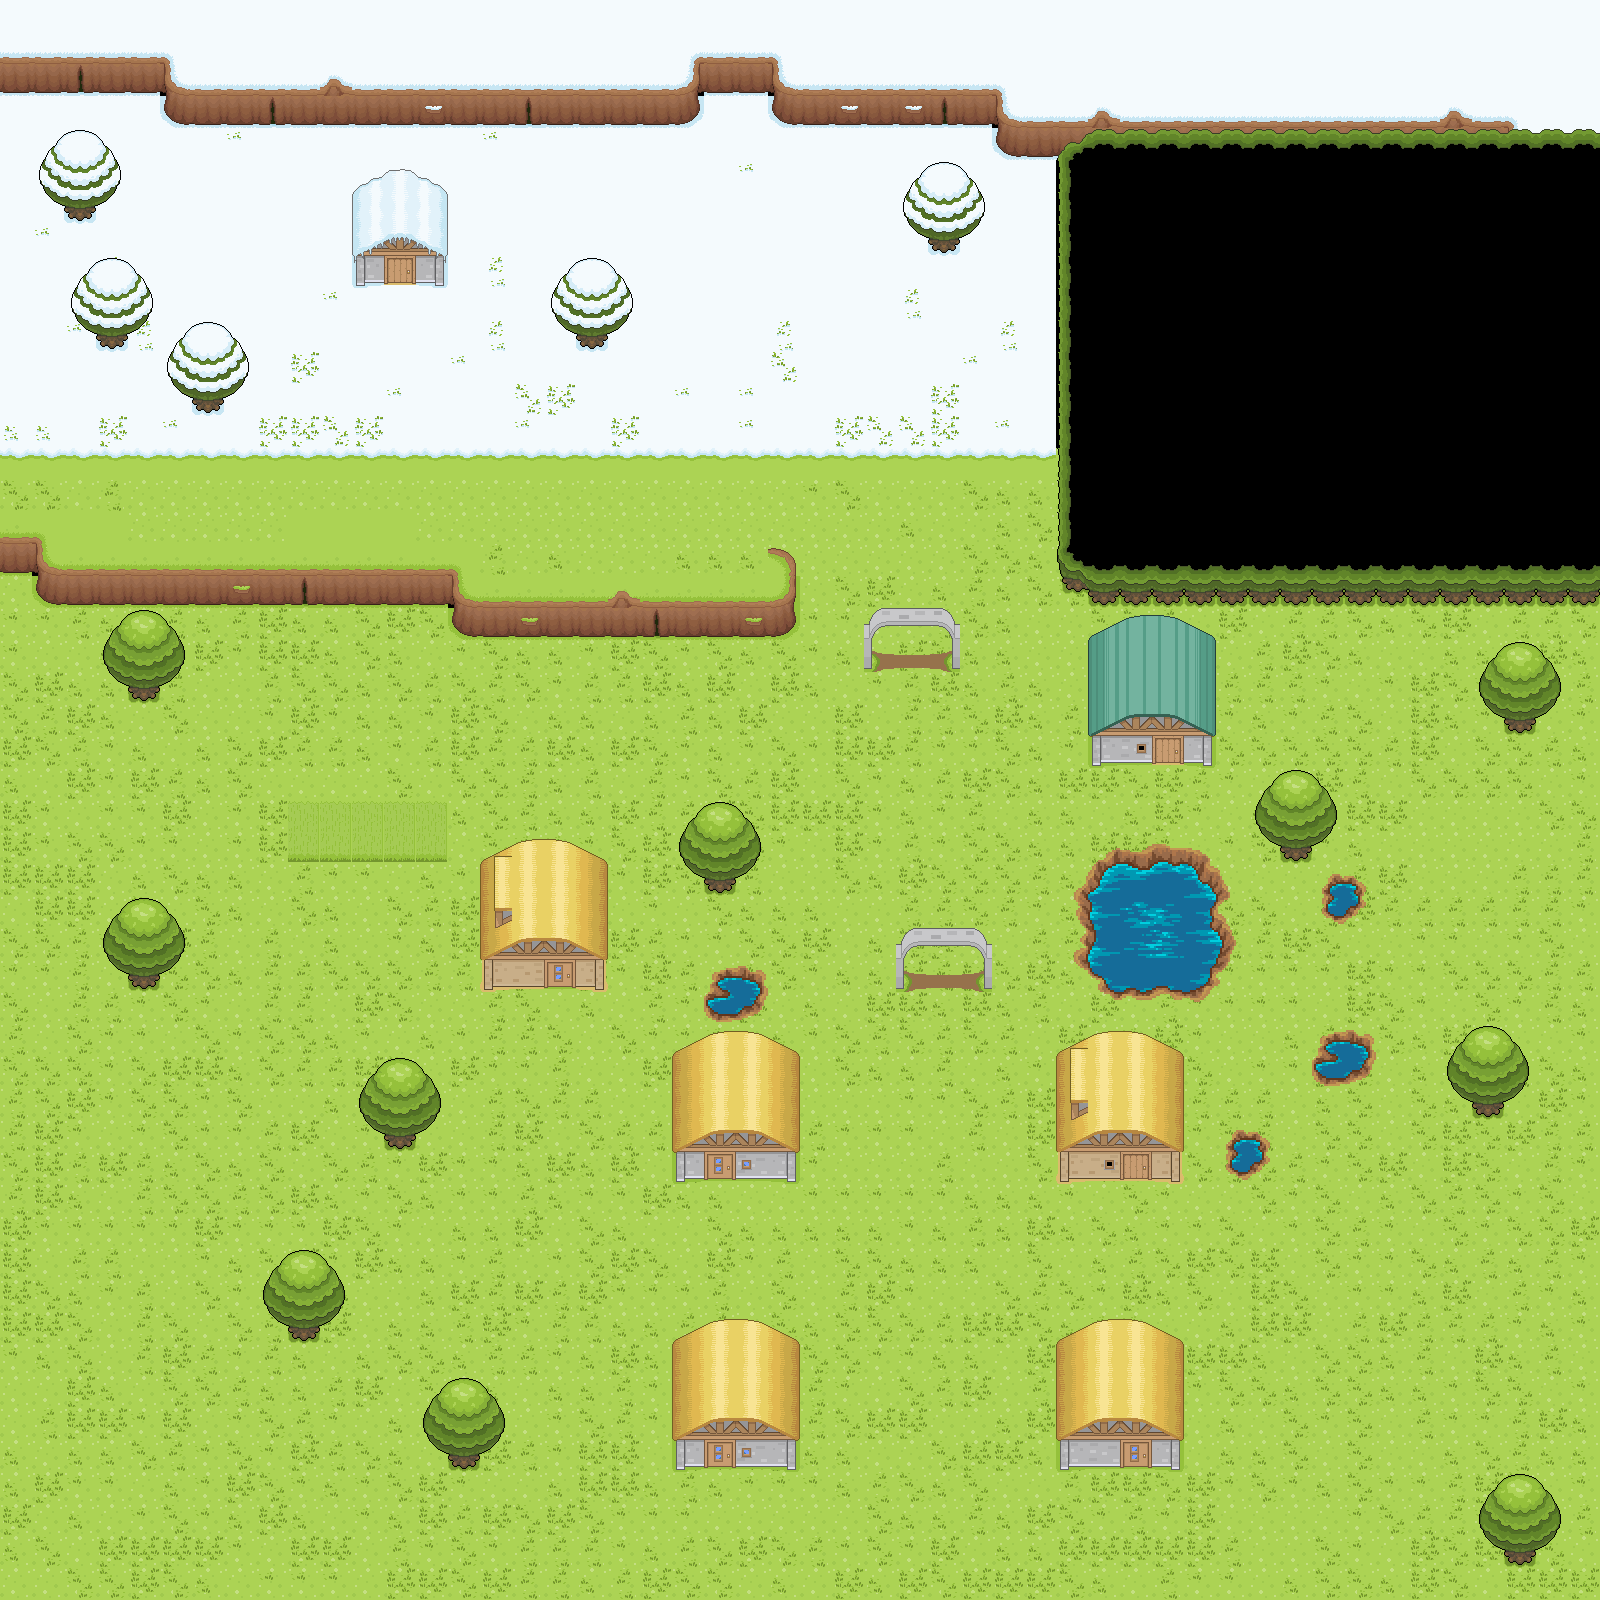

Tiled map render using the project's own tile images. Description and the map definition, with tile-layer contents summarised, below:
An orthogonal 50x50 tile map with 32x32 px tiles, 4 tile layers (under0, under1, under2, over0), 4 tilesets and 62 objects (9x enemy, 7x item, 3x Bandit patroling, 2x player).

<map version="1.0" orientation="orthogonal" renderorder="right-down" width="50" height="50" tilewidth="32" tileheight="32" nextobjectid="263">
 <tileset firstgid="1" name="Revolution_Grasslands" tilewidth="32" tileheight="32" tilecount="190" columns="10">
  <image source="revolution_grasslands.png" trans="a349a4" width="320" height="608" />
  <tile id="5">
   <properties>
    <property name="ranomd" value="tile" />
   </properties>
  </tile>
 </tileset>
 <tileset firstgid="191" name="revolution_snow" tilewidth="32" tileheight="32" tilecount="154" columns="11">
  <image source="revolution_snow.png" trans="a349a4" width="352" height="448" />
 </tileset>
 <tileset firstgid="345" name="revolution_town" tilewidth="32" tileheight="32" tilecount="275" columns="11">
  <image source="revolution_town.png" trans="a349a4" width="352" height="831" />
 </tileset>
 <tileset firstgid="620" source="water.tsx" />
 <layer name="under0" width="50" height="50">
  <data>[2500 cells, 2498 non-empty, 39 distinct tile ids]</data>
 </layer>
 <layer name="under1" width="50" height="50">
  <data>[2500 cells, 164 non-empty, 68 distinct tile ids]</data>
 </layer>
 <layer name="under2" width="50" height="50">
  <data>[2500 cells, 10 non-empty, 4 distinct tile ids]</data>
 </layer>
 <layer name="over0" width="50" height="50">
  <data>[2500 cells, 246 non-empty, 75 distinct tile ids]</data>
 </layer>
 <objectgroup name="walls" visible="0">
  <object id="1" x="1056" y="128" width="544" height="480" />
  <object id="2" x="32" y="576" width="416" height="32" />
  <object id="3" x="448" y="608" width="352" height="32" />
  <object id="4" x="768" y="544" />
  <object id="5" x="768" y="544" width="32" height="64" />
  <object id="6" x="0" y="544" width="32" height="32" />
  <object id="7" x="0" y="64" width="992" height="32" />
  <object id="8" x="160" y="96" width="544" height="32" />
  <object id="9" x="768" y="96" width="224" height="32" />
  <object id="10" x="992" y="96" width="64" height="64" />
  <object id="11" x="672" y="1088" width="128" height="96" />
  <object id="12" x="1056" y="1088" width="128" height="96" />
  <object id="13" x="1088" y="672" width="128" height="96" />
  <object id="14" x="672" y="1376" width="128" height="96" />
  <object id="15" x="1056" y="1376" width="128" height="96" />
  <object id="16" x="480" y="896" width="128" height="96" />
  <object id="17" x="128" y="672" width="32" height="32" />
  <object id="18" x="128" y="960" width="32" height="32" />
  <object id="19" x="384" y="1120" width="32" height="32" />
  <object id="20" x="288" y="1312" width="32" height="32" />
  <object id="21" x="448" y="1440" width="32" height="32" />
  <object id="22" x="704" y="864" width="32" height="32" />
  <object id="23" x="1280" y="832" width="32" height="32" />
  <object id="24" x="1472" y="1088" width="32" height="32" />
  <object id="25" x="1504" y="1536" width="32" height="32" />
  <object id="26" x="1504" y="704" width="32" height="32" />
  <object id="29" x="864" y="640">
   <polyline points="0,0 0,32" />
  </object>
  <object id="30" x="960" y="640">
   <polyline points="0,0 0,32" />
  </object>
  <object id="31" x="64" y="192" width="32" height="32" />
  <object id="32" x="96" y="320" width="32" height="32" />
  <object id="33" x="192" y="384" width="32" height="32" />
  <object id="34" x="352" y="224" width="96" height="64" />
  <object id="35" x="576" y="320" width="32" height="32" />
  <object id="36" x="928" y="224" width="32" height="32" />
  <object id="37" x="1088" y="864" width="128" height="128" />
  <object id="38" x="704" y="960" width="64" height="64" />
  <object id="39" x="1216" y="1120" width="64" height="64" />
  <object id="40" x="1312" y="1024" width="64" height="64" />
  <object id="41" x="1312" y="864" width="64" height="64" />
  <object id="145" x="980.909" y="959.818" width="15.2727" height="29.0909" />
  <object id="146" x="891.818" y="960.182" width="15.6364" height="29.0909" />
 </objectgroup>
 <objectgroup name="characters">
  <object id="165" name="Hero 1" type="player" x="912" y="1072">
   <properties>
    <property name="class_archer" type="bool" value="false" />
    <property name="class_bandit" type="bool" value="false" />
    <property name="class_ninja" type="bool" value="true" />
    <property name="is_player" type="bool" value="true" />
    <property name="weapon_axe" type="bool" value="false" />
    <property name="weapon_bow" type="bool" value="false" />
    <property name="weapon_knife" type="bool" value="false" />
    <property name="weapon_sword" type="bool" value="true" />
    <property name="weapon_unarmed" type="bool" value="false" />
   </properties>
  </object>
  <object id="208" name="Bandit patroling" x="1048" y="872">
   <properties>
    <property name="class_archer" type="bool" value="false" />
    <property name="class_bandit" type="bool" value="true" />
    <property name="class_ninja" type="bool" value="false" />
    <property name="is_player" type="bool" value="false" />
    <property name="territory_radius" type="int" value="5" />
    <property name="weapon_axe" type="bool" value="false" />
    <property name="weapon_bow" type="bool" value="false" />
    <property name="weapon_knife" type="bool" value="false" />
    <property name="weapon_sword" type="bool" value="true" />
    <property name="weapon_unarmed" type="bool" value="false" />
   </properties>
   <polyline points="0,0 0,-133.76 -152,-160 -264,-112 -256,40 -96,72" />
  </object>
  <object id="209" name="Hero 2" type="player" x="992" y="1072">
   <properties>
    <property name="class_archer" type="bool" value="true" />
    <property name="class_bandit" type="bool" value="false" />
    <property name="class_ninja" type="bool" value="false" />
    <property name="is_player" type="bool" value="true" />
    <property name="weapon_axe" type="bool" value="false" />
    <property name="weapon_bow" type="bool" value="false" />
    <property name="weapon_knife" type="bool" value="true" />
    <property name="weapon_sword" type="bool" value="false" />
    <property name="weapon_unarmed" type="bool" value="false" />
   </properties>
  </object>
  <object id="239" name="Bandit" type="enemy" x="912" y="792">
   <properties>
    <property name="class_archer" type="bool" value="false" />
    <property name="class_bandit" type="bool" value="true" />
    <property name="class_ninja" type="bool" value="false" />
    <property name="is_player" type="bool" value="false" />
    <property name="territory_radius" type="int" value="5" />
    <property name="weapon_axe" type="bool" value="true" />
    <property name="weapon_bow" type="bool" value="false" />
    <property name="weapon_knife" type="bool" value="false" />
    <property name="weapon_sword" type="bool" value="false" />
    <property name="weapon_unarmed" type="bool" value="false" />
   </properties>
  </object>
  <object id="240" name="Bandit" type="enemy" x="968" y="800">
   <properties>
    <property name="class_archer" type="bool" value="false" />
    <property name="class_bandit" type="bool" value="true" />
    <property name="class_ninja" type="bool" value="false" />
    <property name="is_player" type="bool" value="false" />
    <property name="territory_radius" type="int" value="5" />
    <property name="weapon_axe" type="bool" value="false" />
    <property name="weapon_bow" type="bool" value="true" />
    <property name="weapon_knife" type="bool" value="false" />
    <property name="weapon_sword" type="bool" value="false" />
    <property name="weapon_unarmed" type="bool" value="false" />
   </properties>
  </object>
  </objectgroup>
 <objectgroup name="items">
  <!-- 7 objects omitted --></objectgroup>
</map>
<!-- 16 of 62 objects omitted -->
